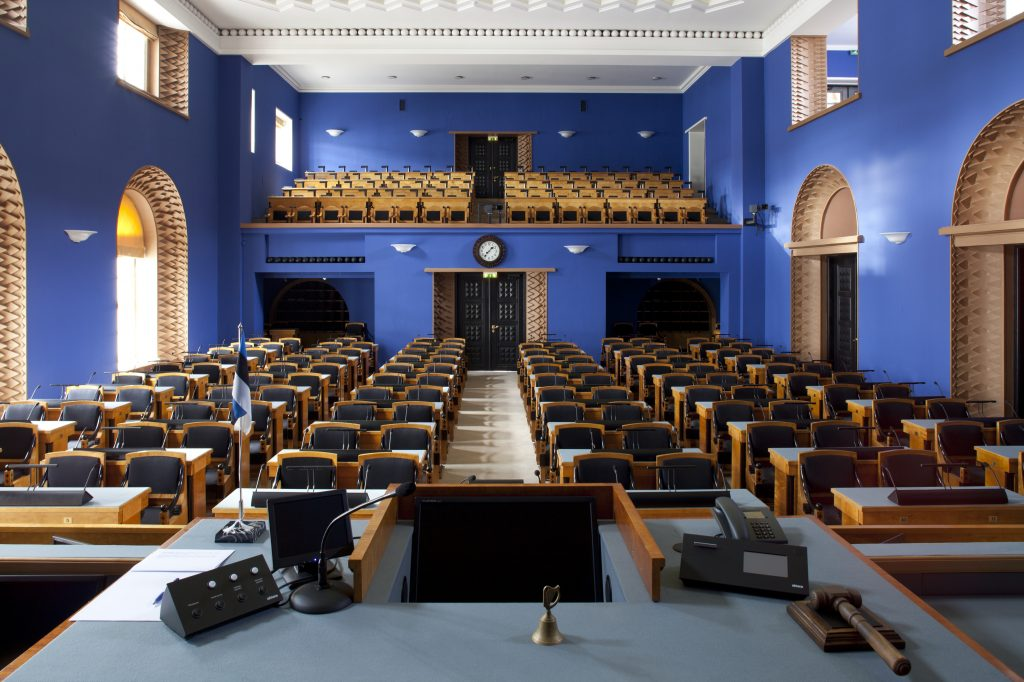
#> input picture page/assets/hall.jpg, 1024 x 682 px
$ python map_chairs.py ../page/assets/hall.jpg
#> lines starting #> are read from the running program, lines starting #| are printed output that depends on the picture; after the words box and inside, x2 and y2 are one past the last pixel; in counts of white or black regions, pixels touching at a corner belong together
"""Find the chairs in the hall photograph, so a speaker's lamp lands on a chair.

The rows of desks are horizontal in the photograph. Within a row band, chair backs are the
wide dark runs of the column-darkness profile; the narrow dark runs are the gaps between
desks. Each band's aisle edges are read off the image (the aisle widens towards the desk).
Writes page/assets/chairs.json: {"L": [[x, y], ...], "R": [...]} as fractions of the
photograph, front row first, left to right within a row.

    uv run python scripts/map_chairs.py [--debug /tmp/chairs.png]
"""

import json
import sys
from pathlib import Path

import numpy as np
from PIL import Image, ImageDraw

ROOT = Path(__file__).resolve().parents[1]
PHOTO = ROOT / "page" / "assets" / "hall.jpg"
OUT = ROOT / "page" / "assets" / "chairs.json"

# (top, bottom, left block's aisle edge, right block's aisle edge), front row first
BANDS = [
    (0.660, 0.705, 0.400, 0.535),
    (0.607, 0.648, 0.418, 0.528),
    (0.566, 0.602, 0.432, 0.522),
    (0.538, 0.564, 0.442, 0.518),
    (0.517, 0.537, 0.450, 0.514),
    (0.500, 0.516, 0.455, 0.512),
]
DARK = 72  # luminance below which a pixel is chair rather than desk or floor


def chairs(photo: Path = PHOTO) -> dict[str, list[list[float]]]:
    im = Image.open(photo).convert("RGB")
#> im is the input picture: PIL image 1024x682 RGB; mean R, G, B 93.5, 91.3, 102.4
    w, h = im.size
#> w = 1024; h = 682
    lum = np.asarray(im).astype(float) @ [0.299, 0.587, 0.114]
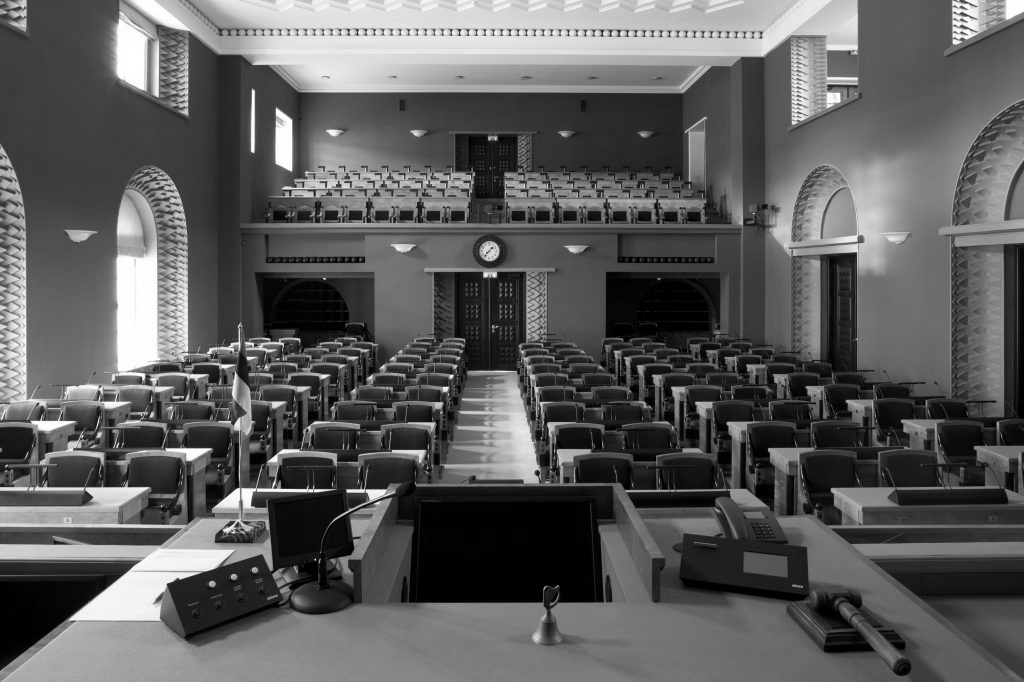
#> lum: shape (682, 1024) float64; min 0, max 255, mean 93.2
    dark = lum < DARK
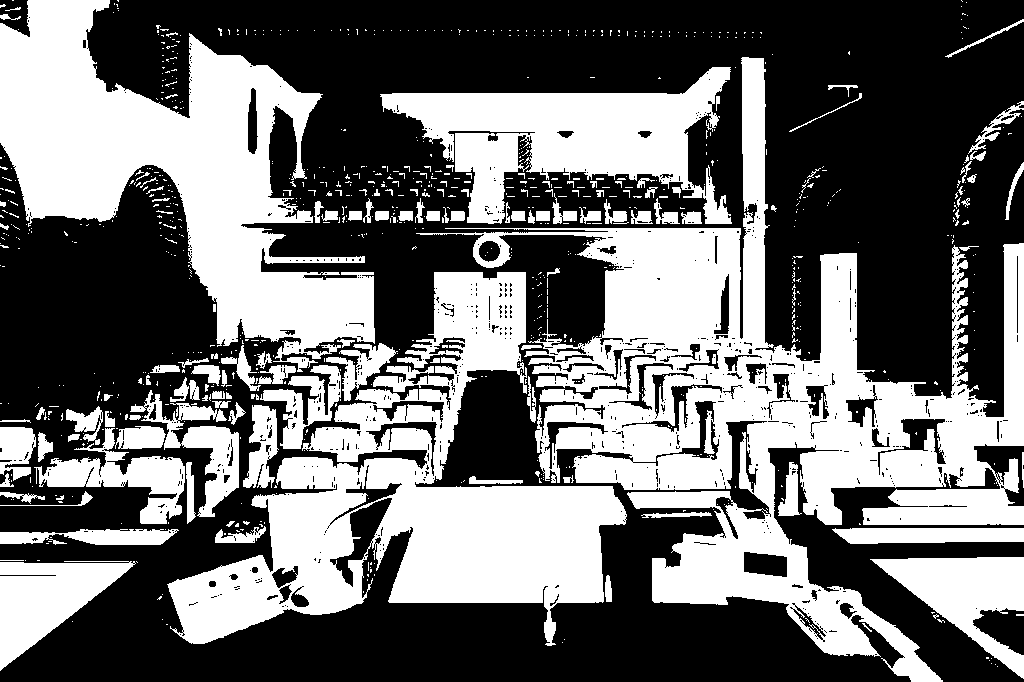
#> dark: shape (682, 1024) bool; 43% white; 917 white regions (786 under 20 px), largest, box (x1, y1, x2, y2) and area: (416, 57, 1024, 682) 101408, (167, 272, 627, 646) 62230, (0, 0, 375, 372) 58663
    out: dict[str, list[list[float]]] = {"L": [], "R": []}
    for r, (y0, y1, aisle_l, aisle_r) in enumerate(BANDS):
        prof = dark[int(y0 * h) : int(y1 * h)].mean(axis=0)
        cw = w * (0.046 - 0.021 * r / 5)  # chair-back width shrinks with depth
        k = int(max(3, cw * 0.35))
        sm = np.convolve(prof, np.ones(k) / k, mode="same")
        yc = (y0 + y1) / 2
        for side, lo, hi in (("L", 0.0, aisle_l), ("R", aisle_r, 1.0)):
            seg = sm.copy()
            seg[: int(lo * w)] = 0
            seg[int(hi * w) :] = 0
            on = seg > 0.5 * seg.max()
            i = 0
            while i < w:
                if not on[i]:
                    i += 1
                    continue
                j = i
                while j < w and on[j]:
                    j += 1
                run = j - i
                if run >= 0.45 * cw:  # a chair back is wide; a desk gap is not
                    n = max(1, round(run / cw))  # a merged pair splits by width
                    for m in range(n):
                        out[side].append([round((i + run * (m + 0.5) / n) / w, 4), round(yc, 4)])
                i = j
    return out


def main() -> None:
    c = chairs()
    OUT.write_text(json.dumps(c), encoding="utf-8")
    print(OUT, {s: len(v) for s, v in c.items()})
    if "--debug" in sys.argv:
        im = Image.open(PHOTO).convert("RGB")
        w, h = im.size
        d = ImageDraw.Draw(im)
        for v in c.values():
            for x, y in v:
                d.ellipse(
                    [x * w - 5, y * h - 5, x * w + 5, y * h + 5], outline=(255, 230, 0), width=2
                )
        p = Path(sys.argv[sys.argv.index("--debug") + 1])
        im.crop((0, int(h * 0.46), w, int(h * 0.74))).save(p)
        print(p)


if __name__ == "__main__":
    main()

$ run again, with page/assets/brain.jpg copied over page/assets/hall.jpg
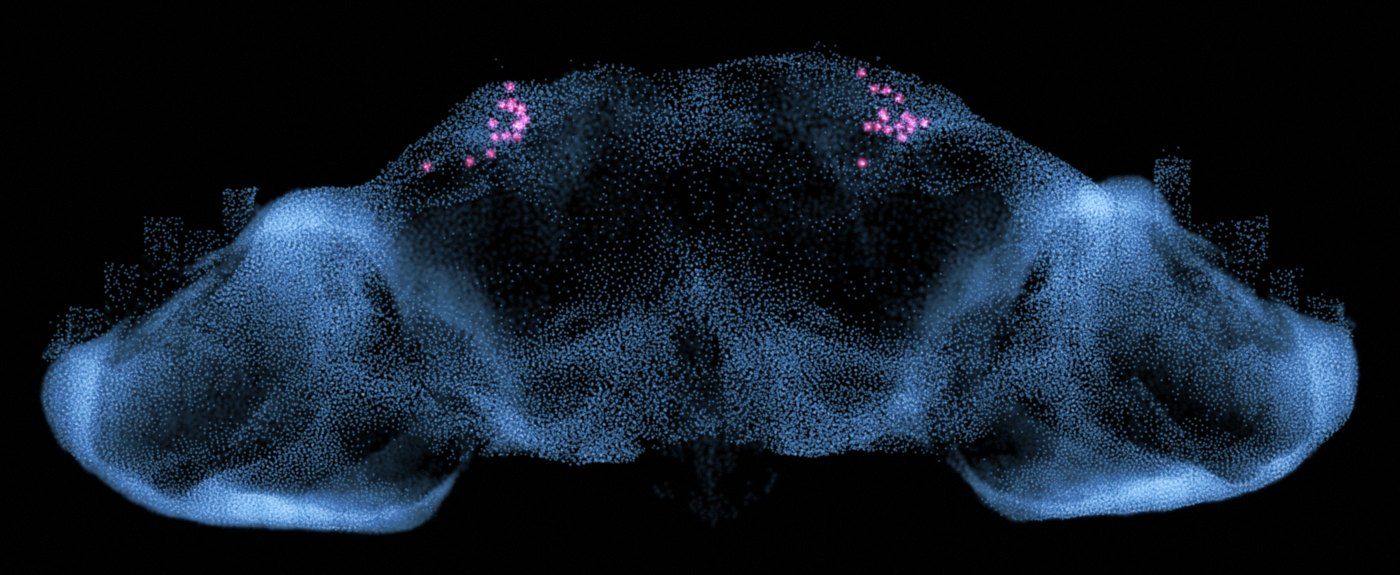
#> input picture page/assets/brain.jpg, 1400 x 575 px
#> in chairs, im is the input picture: PIL image 1400x575 RGB; mean R, G, B 18.9, 30.2, 43.2
#> in chairs, `lum = np.asarray(im).astype(float) @ [0.299, 0.587, 0.114]`:
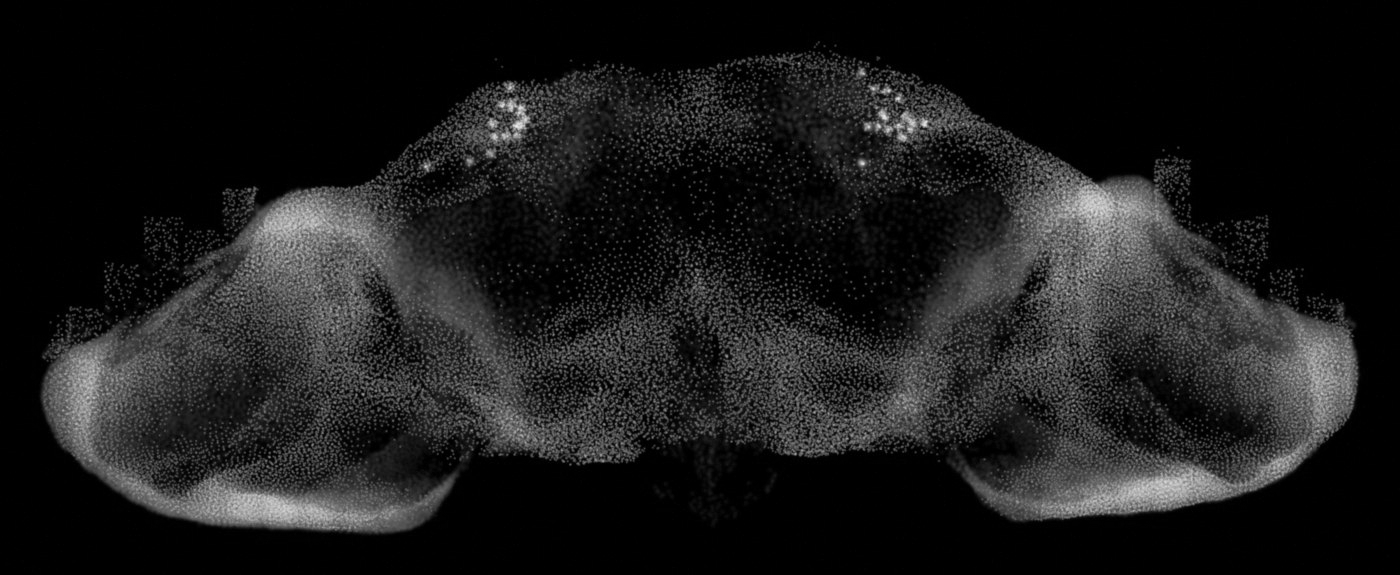
#> lum: shape (575, 1400) float64; min 0, max 236.8, mean 28.3
#> in chairs, `dark = lum < DARK`:
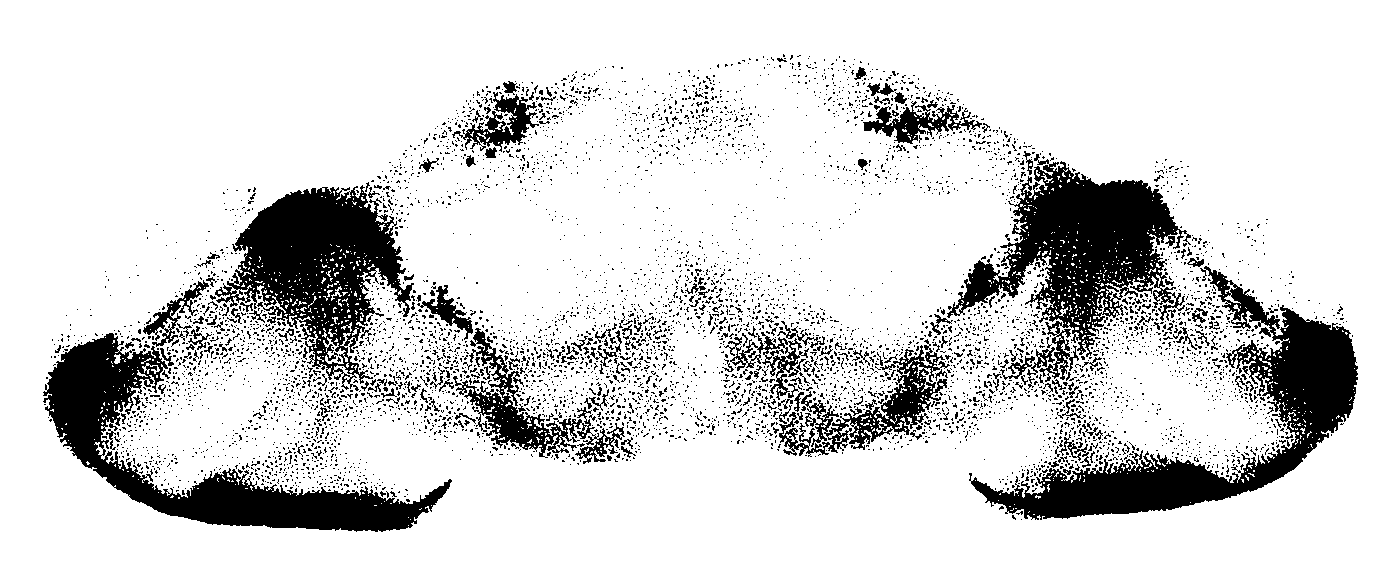
#> dark: shape (575, 1400) bool; 84.3% white; 6158 black regions (5935 under 20 px), largest, box (x1, y1, x2, y2) and area: (969, 266, 1358, 520) 22012, (947, 154, 1191, 382) 20066, (43, 333, 452, 532) 19673
